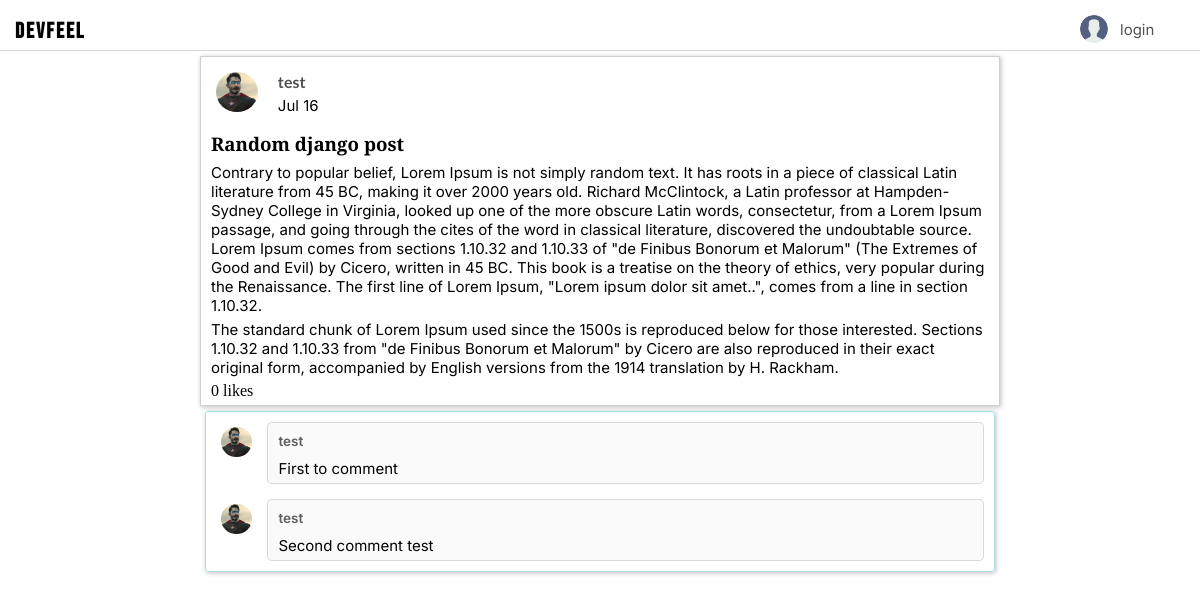
The app's page /post-detail/6/ with its own data.
### base/models.py (models this page shows, shortened)
class Post(models.Model):
    author = models.ForeignKey(User, on_delete=models.CASCADE)
    topic = models.CharField(max_length=200)
    description = models.CharField(max_length=400)
    body = RichTextField(blank=True, null=True)
    post_image = models.ImageField(null=True, blank=True, upload_to='post_images/', default='default_images/post_default.jpg')
    post_date = models.DateTimeField(auto_now_add=True)
    likes = models.ManyToManyField(User, through='Like', related_name='liked_posts')

class User(AbstractUser):
  name = models.CharField(max_length=200, null=True, unique=True)
  email = models.EmailField(unique=True, null=True)
  bio = models.TextField(blank=True ,null=True)
  failed_login_attempts = models.IntegerField(default=0)
  avatar = models.ImageField(null=True,default='default_images/avatar.svg', upload_to='avatars/')
  USERNAME_FIELD = 'email'
  REQUIRED_FIELDS = ['name']

class Comment(models.Model):
  user = models.ForeignKey(User, on_delete=models.CASCADE, related_name='user_commennts')
  post = models.ForeignKey(Post, on_delete=models.CASCADE, related_name='post_comments')
  content = models.TextField()
  comment_date = models.DateTimeField(auto_now_add=True)

### base/views.py (the view, shortened to what this page needs)
# urls.py: path('post-detail/<str:pk>/', views.expandPost, name='post-details'),
def expandPost(request, pk):
  post = Post.objects.get(id=pk)
  post_comments = post.post_comments.all()
  context = {'post': post, 'post_comments': post_comments}
  return render(request, 'base/expand_post.html', context)

### base/templates/base/expand_post.html (shortened to what this page needs)
{% extends 'main.html' %} {% load like_tags %} {% load static %}
{% block content %}
<main class="expand-post-page">
  <div class="expand-post-container">
    <div class="post-author">
      <div>
        <img class="post-author-image" src="{{post.author.avatar.url}}" alt="" />
      </div>
      <div class="post-author-date">
        <a class="username-font" href="{% url 'user-profile' post.author.id %}">{{post.author.name}}</a>
        <p>{{post.post_date|date:"M d"}}</p>
      </div>
    </div>
    <div class="post-topic">
      <h3 class="topic-font">{{post.topic}}</h3>
    </div>
    <div>
      <p>{{post.body|safe}}</p>
    </div>
    <div>
      <span class="likes-display" id="like-count-{{post.id}}">
        {{post.likes.count}}
        {% if post.likes.count == 1 %} like {% else %} likes {%endif%}
      </span>
    </div>
  </div>
  <div class="comment-section">
    {% if post_comments %} {% for comment in post_comments %}
    <div class="comment">
      <div class="comment-user-avatar">
        <img src="{{comment.user.avatar.url}}" alt="" />
      </div>
      <div class="comment-content">
        <div class="comment-content-main">
          <div class="comment-content-main-name">
            <p class="description-font">
              <a href="{% url 'user-profile' comment.user.id %}"> {{comment.user.name}} </a>
            </p>
          </div>
          <div class="comment-content-main-content">
            <p>{{comment.content}}</p>
          </div>
        </div>
      </div>
    </div>
    {% endfor %} {% else %}
    <div class="no-comment">
      <p>Be the first to comment...</p>
    </div>
    {% endif %}
  </div>
</main>
{% endblock content %}

### static/css/main.css (style rules this page uses)
* { margin: 5px; --logo-font: 'Bebas Neue', sans-serif; --headings-font: 'Tinos', serif; --body-font: 'Roboto', sans-serif; --body2-font: 'Inter', sans-serif; --username-font: 'Lato', sans-serif; ; }
p { font-family: 'Times New Roman', Times, serif; font-family: var(--body2-font); font-size: 15px; }
.topic-font { font-family: 'Times New Roman', Times, serif; font-family: var(--headings-font); color: black; }
.description-font { font-family: 'Times New Roman', Times, serif; font-family: var(--body2-font); color: rgba(0, 0, 0, 0.61); }
.username-font { font-family: 'Times New Roman', Times, serif; font-family: var(--username-font); }
:root { --nav-height: 40px; }
a:link { text-decoration: none; }
.expand-post-page { --button-height: 23px; border-radius: 5px; max-width: 800px; margin-left: auto; margin-right: auto; }
.expand-post-container { border: 1px solid rgba(0, 0, 0, 0.185); box-shadow: 1px 1px 5px rgba(0, 0, 0, 0.26); margin: auto 0px auto 0px; }
.post-author { display: flex; }
.post-author-image { border-radius: 50%; height: 40px; }
.post-author-date { display: flex; flex-direction: column; }
.post-author-date a { color: rgba(0, 0, 0, 0.678); font-weight: 600; }
.post-author-date p { margin-top: 0px; font-size: 15px; }
.post-topic { margin-bottom: 7px; }
.comment-user-avatar img { border-radius: 50%; height: 30px; }
.comment { display: flex; flex-direction: row; }
.comment-content { border: 1px solid rgba(0, 0, 0, 0.137); border-radius: 5px; width: 100vw; background-color: #fafafa; }
.comment-section { border: 1px solid rgba(54, 178, 194, 0.411); border-radius: 3px; box-shadow: 1px 1px 5px rgba(0, 0, 0, 0.26); }
.comment-content-main-name { display: flex; }
.comment-content-main-name a { display: inline; color: rgba(0, 0, 0, 0.623); font-size: 13.5px; font-weight: 600; margin: 0px; }
.comment-content-main a { display: block; margin-left: 0px; }
.comment-content-main div { margin-left: 0px; }

### records on screen
Post: author.avatar (picture), author.name "test", post_date "Jul 16", topic "Random django post", body "Contrary to popular belief, Lorem Ipsum is not simply random text. It has roots in a piece of classical Latin literature from 45 BC, making it over 2000 years old. Richard McClintock, a Latin professor at Hampden-Sydney College in Virginia, looked up one of the more obscure Latin words, consectetur, from a Lorem Ipsum passage, and going through the cites of the word in classical literature, discovered the undoubtable source. Lorem Ipsum comes from sections 1.10.32 and 1.10.33 of \"de Finibus Bonorum et Malorum\" (The Extremes of Good and Evil) by Cicero, written in 45 BC. This book is a treatise on the theory of ethics, very popular during the Renaissance. The first line of Lorem Ipsum,…", likes.count "0"
Comment: user.avatar (picture), user.name "test", content "First to comment"
Comment: user.avatar (picture), user.name "test", content "Second comment test"
